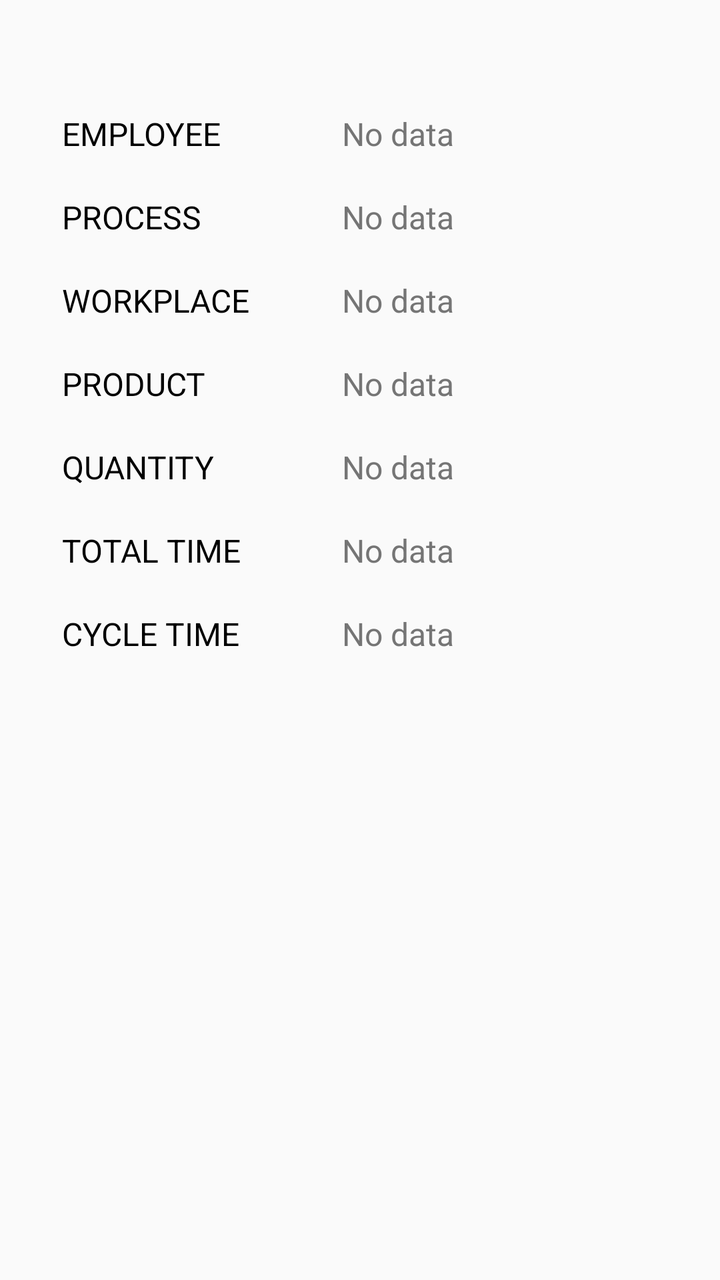
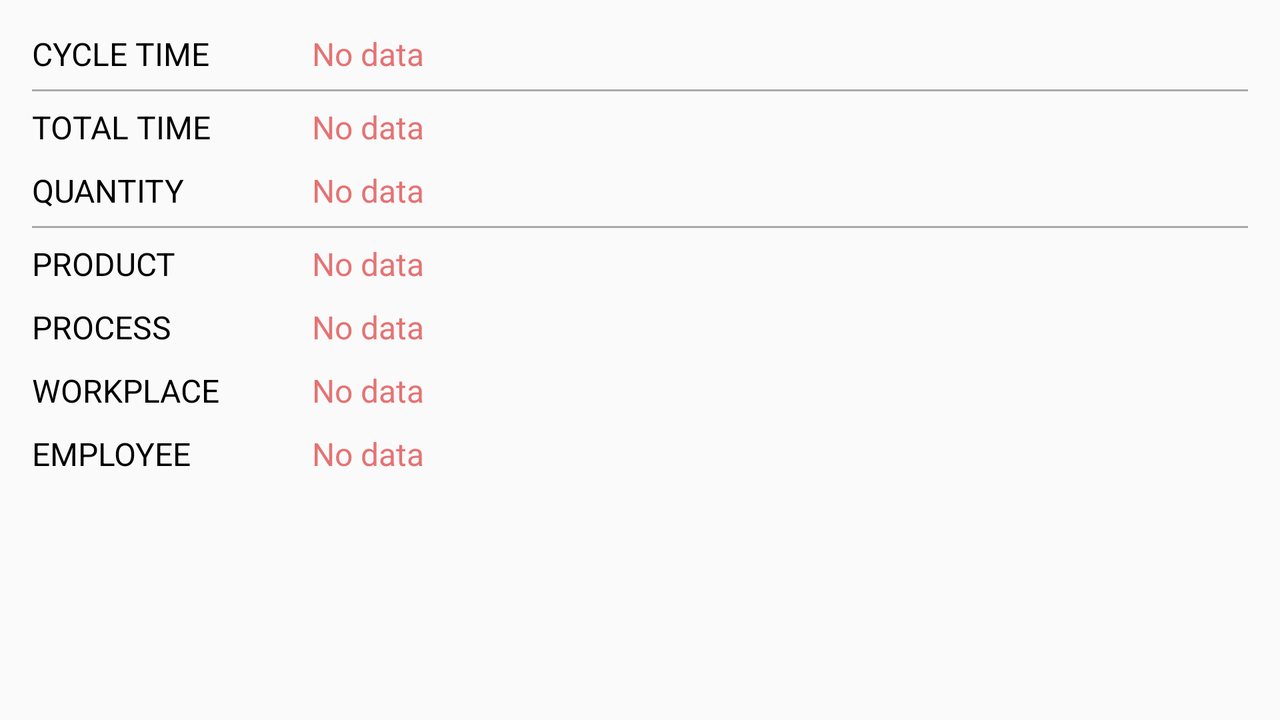

One screen, two layout resources from the same app: the default and the repository's alternative for another configuration. Each is rendered where Android would select it; the XML of both is given below.
<!-- AndroidManifest.xml: application theme AppTheme -->
<!-- res/layout/activity_result_measurement.xml -->
<?xml version="1.0" encoding="utf-8"?>
<RelativeLayout xmlns:android="http://schemas.android.com/apk/res/android"
    xmlns:tools="http://schemas.android.com/tools"
    android:id="@+id/activity_result_measurement"
    android:layout_width="match_parent"
    android:layout_height="match_parent"
    android:paddingBottom="@dimen/activity_vertical_margin"
    android:paddingLeft="@dimen/activity_horizontal_margin"
    android:paddingRight="@dimen/activity_horizontal_margin"
    android:paddingTop="@dimen/activity_vertical_margin"
    tools:context="com.gmail.osbornroad.cycletime.ResultMeasurementActivity">


    <LinearLayout
        android:paddingLeft="15dp"
        android:layout_width="match_parent"
        android:layout_height="wrap_content"
        android:orientation="vertical"
        android:layout_marginTop="30dp">

        <LinearLayout
            android:layout_width="wrap_content"
            android:layout_height="wrap_content"
            android:orientation="horizontal"
            android:paddingTop="10dp"
            android:paddingBottom="10dp">

            <TextView
                android:text="@string/name_employee"
                android:layout_width="140dp"
                android:layout_height="wrap_content"
                android:textSize="16sp"
                android:clickable="true"
                android:textColor="@android:color/black"/>

            <TextView
                android:id="@+id/employee_name_in_result"
                android:text="@string/no_data"
                android:layout_width="wrap_content"
                android:layout_height="wrap_content"
                android:textSize="16sp"
                android:clickable="true"
                android:maxLines="1"
                android:textColor="#757575"/>

        </LinearLayout>

        <LinearLayout
            android:layout_width="wrap_content"
            android:layout_height="wrap_content"
            android:orientation="horizontal"
            android:paddingTop="10dp"
            android:paddingBottom="10dp">

            <TextView
                android:text="@string/name_process"
                android:layout_width="140dp"
                android:layout_height="wrap_content"
                android:textSize="16sp"
                android:clickable="true"
                android:textColor="@android:color/black"/>

            <TextView
                android:id="@+id/process_name_in_result"
                android:text="@string/no_data"
                android:layout_width="wrap_content"
                android:layout_height="wrap_content"
                android:textSize="16sp"
                android:clickable="true"
                android:maxLines="1"
                android:textColor="#757575"/>

        </LinearLayout>

        <LinearLayout
            android:layout_width="wrap_content"
            android:layout_height="wrap_content"
            android:orientation="horizontal"
            android:paddingTop="10dp"
            android:paddingBottom="10dp">

            <TextView
                android:text="@string/name_machine"
                android:layout_width="140dp"
                android:layout_height="wrap_content"
                android:textSize="16sp"
                android:clickable="true"
                android:textColor="@android:color/black"/>

            <TextView
                android:id="@+id/machine_name_in_result"
                android:text="@string/no_data"
                android:layout_width="wrap_content"
                android:layout_height="wrap_content"
                android:textSize="16sp"
                android:clickable="true"
                android:maxLines="1"
                android:textColor="#757575"/>

        </LinearLayout>

        <LinearLayout
            android:layout_width="wrap_content"
            android:layout_height="wrap_content"
            android:orientation="horizontal"
            android:paddingTop="10dp"
            android:paddingBottom="10dp">

            <TextView
                android:text="@string/name_part_number"
                android:layout_width="140dp"
                android:layout_height="wrap_content"
                android:textSize="16sp"
                android:clickable="true"
                android:textColor="@android:color/black"/>

            <TextView
                android:id="@+id/part_name_in_result"
                android:text="@string/no_data"
                android:layout_width="wrap_content"
                android:layout_height="wrap_content"
                android:textSize="16sp"
                android:maxLines="1"
                android:textColor="#757575"/>

        </LinearLayout>

        <LinearLayout
            android:layout_width="wrap_content"
            android:layout_height="wrap_content"
            android:orientation="horizontal"
            android:paddingTop="10dp"
            android:paddingBottom="10dp">

            <TextView
                android:text="@string/qty_parts"
                android:layout_width="140dp"
                android:layout_height="wrap_content"
                android:textSize="16sp"
                android:clickable="true"
                android:textColor="@android:color/black"/>

            <TextView
                android:id="@+id/part_qty_in_result"
                android:text="@string/no_data"
                android:layout_width="wrap_content"
                android:layout_height="wrap_content"
                android:textSize="16sp"
                android:maxLines="1"
                android:textColor="#757575"/>

        </LinearLayout>

        <LinearLayout
            android:layout_width="wrap_content"
            android:layout_height="wrap_content"
            android:orientation="horizontal"
            android:paddingTop="10dp"
            android:paddingBottom="10dp">

            <TextView
                android:text="@string/stopwatch_result"
                android:layout_width="140dp"
                android:layout_height="wrap_content"
                android:textSize="16sp"
                android:clickable="true"
                android:textColor="@android:color/black"/>

            <TextView
                android:id="@+id/total_time_in_result"
                android:text="@string/no_data"
                android:layout_width="wrap_content"
                android:layout_height="wrap_content"
                android:textSize="16sp"
                android:maxLines="1"
                android:textColor="#757575"/>

        </LinearLayout>

        <LinearLayout
            android:layout_width="wrap_content"
            android:layout_height="wrap_content"
            android:orientation="horizontal"
            android:paddingTop="10dp"
            android:paddingBottom="10dp">

            <TextView
                android:text="@string/cycle_time_result"
                android:layout_width="140dp"
                android:layout_height="wrap_content"
                android:textSize="16sp"
                android:clickable="true"
                android:textColor="@android:color/black"/>

            <TextView
                android:id="@+id/cycle_time_in_result"
                android:text="@string/no_data"
                android:layout_width="wrap_content"
                android:layout_height="wrap_content"
                android:textSize="16sp"
                android:maxLines="1"
                android:textColor="#757575"/>

        </LinearLayout>
    </LinearLayout>

</RelativeLayout>
<!-- resources referenced by this layout -->
<resources>
  <dimen name="activity_horizontal_margin">16dp</dimen>
  <dimen name="activity_vertical_margin">16dp</dimen>
  <string name="cycle_time_result">CYCLE TIME</string>
  <string name="name_employee">EMPLOYEE</string>
  <string name="name_machine">WORKPLACE</string>
  <string name="name_part_number">PRODUCT</string>
  <string name="name_process">PROCESS</string>
  <string name="no_data">No data</string>
  <string name="qty_parts">QUANTITY</string>
  <string name="stopwatch_result">TOTAL TIME</string>
  <style name="AppTheme" parent="Theme.AppCompat.Light.DarkActionBar">
          
          <item name="colorPrimary">@color/colorPrimary</item>
          <item name="colorPrimaryDark">@color/colorPrimaryDark</item>
          <item name="colorAccent">@color/colorAccent</item>
      </style>
  <color name="colorPrimary">#3F51B5</color>
  <color name="colorPrimaryDark">#303F9F</color>
  <color name="colorAccent">#FF4081</color>
</resources>
<!-- res/layout-land/activity_result_measurement.xml (the repository's variant of the layout above) -->
<!-- drawn on the phone turned sideways -->
<?xml version="1.0" encoding="utf-8"?>
<RelativeLayout xmlns:android="http://schemas.android.com/apk/res/android"
    xmlns:tools="http://schemas.android.com/tools"
    android:id="@+id/activity_result_measurement"
    android:layout_width="match_parent"
    android:layout_height="match_parent"
    android:paddingBottom="@dimen/activity_vertical_margin"
    android:paddingLeft="@dimen/activity_horizontal_margin"
    android:paddingRight="@dimen/activity_horizontal_margin"
    android:paddingTop="@dimen/activity_vertical_margin"
    tools:context="com.gmail.osbornroad.cycletime.ResultMeasurementActivity">


    <LinearLayout
        android:paddingLeft="0dp"
        android:layout_width="match_parent"
        android:layout_height="wrap_content"
        android:orientation="vertical"
        android:layout_marginTop="0dp"
        android:layout_alignParentTop="true"
        android:layout_alignParentLeft="true"
        android:layout_alignParentStart="true">

        <LinearLayout
            android:layout_width="wrap_content"
            android:layout_height="wrap_content"
            android:orientation="horizontal"
            android:paddingTop="0dp"
            android:paddingBottom="@dimen/result_lines_vert_padding">

            <TextView
                android:text="@string/cycle_time_result"
                android:layout_width="140dp"
                android:layout_height="wrap_content"
                android:textSize="16sp"
                android:clickable="true"
                android:textColor="@android:color/black"/>

            <TextView
                android:id="@+id/cycle_time_in_result"
                android:text="@string/no_data"
                android:layout_width="wrap_content"
                android:layout_height="wrap_content"
                android:textSize="16sp"
                android:maxLines="1"
                android:textColor="@color/result_no_data"/>

        </LinearLayout>

        <View
            android:layout_width="match_parent"
            android:layout_height="1dp"
            android:background="@android:color/darker_gray"/>

        <LinearLayout
            android:layout_width="wrap_content"
            android:layout_height="wrap_content"
            android:orientation="horizontal"
            android:paddingTop="@dimen/result_lines_vert_padding"
            android:paddingBottom="3dp">

            <TextView
                android:text="@string/stopwatch_result"
                android:layout_width="140dp"
                android:layout_height="wrap_content"
                android:textSize="16sp"
                android:clickable="true"
                android:textColor="@android:color/black"/>

            <TextView
                android:id="@+id/total_time_in_result"
                android:text="@string/no_data"
                android:layout_width="wrap_content"
                android:layout_height="wrap_content"
                android:textSize="16sp"
                android:maxLines="1"
                android:textColor="@color/result_no_data"/>

        </LinearLayout>

        <LinearLayout
            android:layout_width="wrap_content"
            android:layout_height="wrap_content"
            android:orientation="horizontal"
            android:paddingTop="@dimen/result_lines_vert_padding"
            android:paddingBottom="@dimen/result_lines_vert_padding">

            <TextView
                android:text="@string/qty_parts"
                android:layout_width="140dp"
                android:layout_height="wrap_content"
                android:textSize="16sp"
                android:clickable="true"
                android:textColor="@android:color/black"/>

            <TextView
                android:id="@+id/part_qty_in_result"
                android:text="@string/no_data"
                android:layout_width="wrap_content"
                android:layout_height="wrap_content"
                android:textSize="16sp"
                android:maxLines="1"
                android:textColor="@color/result_no_data"/>

        </LinearLayout>

        <View
            android:layout_width="match_parent"
            android:layout_height="1dp"
            android:background="@android:color/darker_gray"/>

        <LinearLayout
            android:layout_width="wrap_content"
            android:layout_height="wrap_content"
            android:orientation="horizontal"
            android:paddingTop="@dimen/result_lines_vert_padding"
            android:paddingBottom="3dp">

            <TextView
                android:text="@string/name_part_number"
                android:layout_width="140dp"
                android:layout_height="wrap_content"
                android:textSize="16sp"
                android:clickable="true"
                android:textColor="@android:color/black"/>

            <TextView
                android:id="@+id/part_name_in_result"
                android:text="@string/no_data"
                android:layout_width="wrap_content"
                android:layout_height="wrap_content"
                android:textSize="16sp"
                android:maxLines="1"
                android:textColor="@color/result_no_data"/>

        </LinearLayout>

        <LinearLayout
            android:layout_width="wrap_content"
            android:layout_height="wrap_content"
            android:orientation="horizontal"
            android:paddingTop="@dimen/result_lines_vert_padding"
            android:paddingBottom="3dp">

            <TextView
                android:text="@string/name_process"
                android:layout_width="140dp"
                android:layout_height="wrap_content"
                android:textSize="16sp"
                android:clickable="true"
                android:textColor="@android:color/black"/>

            <TextView
                android:id="@+id/process_name_in_result"
                android:text="@string/no_data"
                android:layout_width="wrap_content"
                android:layout_height="wrap_content"
                android:textSize="16sp"
                android:clickable="true"
                android:maxLines="1"
                android:textColor="@color/result_no_data"/>

        </LinearLayout>

        <LinearLayout
            android:layout_width="wrap_content"
            android:layout_height="wrap_content"
            android:orientation="horizontal"
            android:paddingTop="@dimen/result_lines_vert_padding"
            android:paddingBottom="3dp">

            <TextView
                android:text="@string/name_machine"
                android:layout_width="140dp"
                android:layout_height="wrap_content"
                android:textSize="16sp"
                android:clickable="true"
                android:textColor="@android:color/black"/>

            <TextView
                android:id="@+id/machine_name_in_result"
                android:text="@string/no_data"
                android:layout_width="wrap_content"
                android:layout_height="wrap_content"
                android:textSize="16sp"
                android:clickable="true"
                android:maxLines="1"
                android:textColor="@color/result_no_data"/>

        </LinearLayout>

        <LinearLayout
            android:layout_width="wrap_content"
            android:layout_height="wrap_content"
            android:orientation="horizontal"
            android:paddingTop="@dimen/result_lines_vert_padding"
            android:paddingBottom="0dp">

            <TextView
                android:text="@string/name_employee"
                android:layout_width="140dp"
                android:layout_height="wrap_content"
                android:textSize="16sp"
                android:clickable="true"
                android:textColor="@android:color/black"/>

            <TextView
                android:id="@+id/employee_name_in_result"
                android:text="@string/no_data"
                android:layout_width="wrap_content"
                android:layout_height="wrap_content"
                android:textSize="16sp"
                android:clickable="true"
                android:maxLines="1"
                android:textColor="@color/result_no_data"/>

        </LinearLayout>

    </LinearLayout>

</RelativeLayout>
<!-- resources referenced by the variant -->
<!-- as the phone turned sideways resolves them -->
<resources>
  <color name="result_no_data">#E57373</color>
  <dimen name="activity_horizontal_margin">16dp</dimen>
  <dimen name="activity_vertical_margin">16dp</dimen>
  <dimen name="result_lines_vert_padding">7dp</dimen>
  <string name="cycle_time_result">CYCLE TIME</string>
  <string name="name_employee">EMPLOYEE</string>
  <string name="name_machine">WORKPLACE</string>
  <string name="name_part_number">PRODUCT</string>
  <string name="name_process">PROCESS</string>
  <string name="no_data">No data</string>
  <string name="qty_parts">QUANTITY</string>
  <string name="stopwatch_result">TOTAL TIME</string>
  <style name="AppTheme" parent="Theme.AppCompat.Light.DarkActionBar">
          
          <item name="colorPrimary">@color/colorPrimary</item>
          <item name="colorPrimaryDark">@color/colorPrimaryDark</item>
          <item name="colorAccent">@color/colorAccent</item>
      </style>
  <color name="colorPrimary">#3F51B5</color>
  <color name="colorPrimaryDark">#303F9F</color>
  <color name="colorAccent">#FF4081</color>
</resources>
